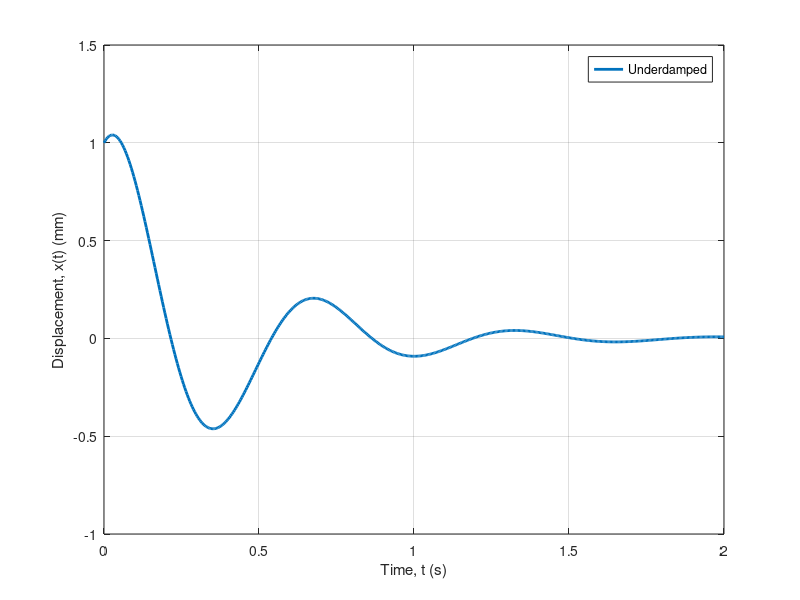

Source code (MATLAB):
clear;
clc;
%% Mass-spring-damper properties with initial conditions
t=linspace(0,2,500); % Time interval is [0,2] seconds
k=200; % Stiffness N/m
m=2;   % Mass kg
c=10;  % Damping coefficient N.s/m
x0=1;  % Initial displacement mm
v0=3;  % Initial velocity     mm/s
%% Calculation
ccr=2*sqrt(k*m);       % Critical damping
eta=c/ccr;             % Damping ratio
wn=sqrt(k/m);          % Undamped natural frequency
wd=wn*sqrt(1-eta^2);   % Damped natural frequency
if eta<1
    A0=sqrt(((wd*x0)^2+(v0+eta*wn*x0)^2))/wd;
    phi1=atan((wd*x0)/(v0+eta*wn*x0));
    y=A0*exp(-eta*wn*t).*sin(wd*t+phi1);  % Displacement
    text='Underdamped';
elseif eta==1
    A1=x0;
    A2=v0*wn*x0;
    y=(A1+A2*t).*exp(-wn*t);
    text='Critically Damped';
elseif eta>1
    A3=(-v0+((-eta+sqrt(eta^2-1))*wn*x0))/(2*wn*sqrt(eta^2-1));
    A4=(v0+((eta+sqrt(eta^2-1))*wn*x0))/(2*wn*sqrt(eta^2-1));
    y=exp(-eta*wn*t).*(A3*exp(-wn*sqrt(eta^2-1)*t)+A4*exp(wn*sqrt(eta^2-1)*t));
    text='Overdamped';
end
plot(t, y, 'LineWidth', 2)
xlabel('Time, t (s)')
ylabel('Displacement, x(t) (mm)')
legend(text)
grid on